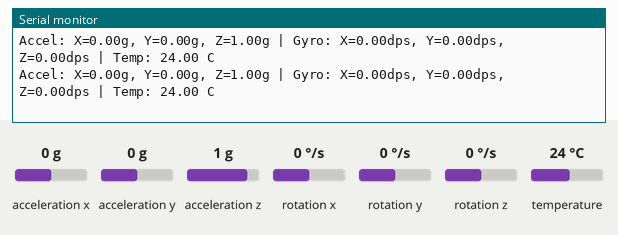
Recording of a sketch running on a simulated Arduino Uno, built with avr-gcc and run on an emulated ATmega328P. Parts: the last lines printed to the serial monitor. Wiring (inferred from the names in the program): I2C bus: SDA A4; SCL A5; MPU-6050 motion sensor at I2C address 0x68. The test bench sets the inputs (shaded band); at power-on: acceleration z 1 g, acceleration x 0 g, acceleration y 0 g, rotation x 0 °/s, rotation y 0 °/s, rotation z 0 °/s, temperature 24 °C.

Above: at 4.2 s.
4.3 s: acceleration z set to 0.1 g
At 4.42 s:
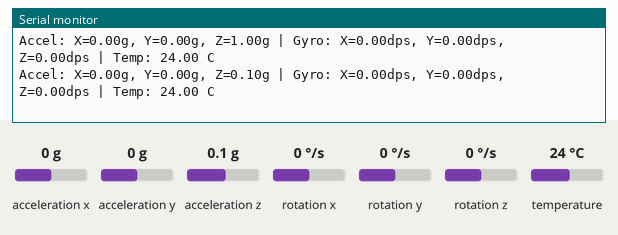
7.3 s: acceleration z set to -0.2 g
At 7.4 s:
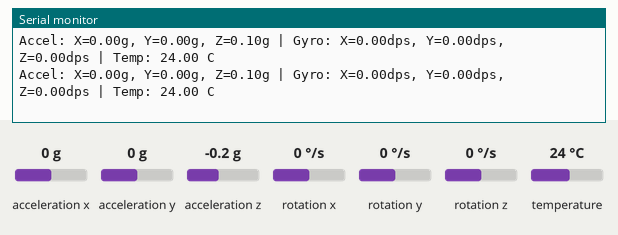
Timing chart, 0 to 10.3 s (numbered marks = the images above; inputs shaded):
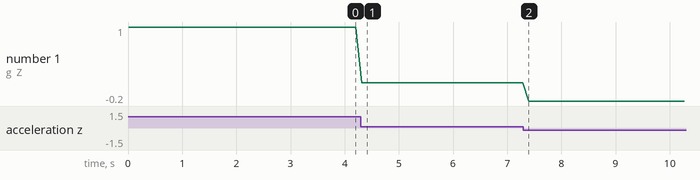

Measured:
- after the input at 4.3 s, the serial monitor: prints a new line at once (image 1)
- plotted number 1: 1 → 0.1 after the input at 4.3 s, 0.1 → -0.2 after the input at 7.3 s

The sketch:

low_level_mpu6050_interfacing.ino
```cpp
/**
 * @file low_level_mpu6050_interfacing.ino
 * @brief Implementing bit-banging I2C driver to interface
 * with MPU6050 sensor without using standard libraries.
 *
 * Low-level I2C protocol, MPU6050 driver functions to read accelerometer and gyroscope data directly from the sensor.
 * @author Karthik M Dani (https://karthikdani.vercel.app)
 * @date August 2, 2025
 */

// -- I2C Bit-Banging Functions ---

/**
 * @defgroup i2c_bit_banging I2C Bit-Banging
 * @brief Low-level functions for manual I2C communication.
 */

/// @ingroup i2c_bit_banging
/// @brief I2C Serial Data (SDA) line.
#define I2C_SDA_PIN A4

/// @ingroup i2c_bit_banging
/// @brief I2C Serial Clock (SCL) line.
#define I2C_SCL_PIN A5

/// @ingroup i2c_bit_banging
/// @brief delay in uSeconds for I2C timing specs.
#define I2C_DELAY_US 5

/**
 * @defgroup mpu6050_driver MPU6050 Driver
 * @brief High-level functions for communicating with the MPU6050 sensor.
 */

/// @ingroup mpu6050_driver
/// @brief The default I2C address of the MPU6050 (when AD0 is grounded).
#define MPU6050_ADDRESS 0x68

/// @ingroup mpu6050_driver
/// @brief The address of the WHO_AM_I register
#define MPU6050_WHO_AM_I_REG 0x75

/// @ingroup mpu6050_driver
/// @brief The address of the Power Management 1 register.
#define MPU6050_PWR_MGMT_1_REG 0x6B

/// @ingroup mpu6050_driver
/// @brief The address of the high byte of the X-axis accelerometer data.
#define MPU6050_ACCEL_XOUT_H_REG 0x3B

/// @ingroup mpu6050_driver
/// @brief The address of the low byte of the X-axis accelerometer data.
#define MPU6050_ACCEL_XOUT_L_REG 0x3C

/// @ingroup mpu6050_driver
/// @brief The address of the high byte of the X-axis gyroscope data.
#define MPU6050_GYRO_XOUT_H_REG 0x43

/// @ingroup mpu6050_driver
/// @brief The address of the low byte of the X-axis gyroscope data.
#define MPU6050_GYRO_XOUT_L_REG 0x44

/// @ingroup mpu6050_driver
/// @brief The address of the high byte of the temperature data.
#define MPU6050_TEMP_OUT_H_REG 0x41

/**
 * @ingroup mpu6050_driver
 * @struct accel_data_t
 * @brief struct to hold raw 16-bit accelerometer data.
 */
typedef struct {
  int16_t x; ///< Raw X-axis accelerometer value.
  int16_t y; ///< Raw Y-axis accelerometer value.
  int16_t z; ///< Raw Z-axis accelerometer value.
} accel_data_t;

/**
 * @ingroup mpu6050_driver
 * @struct gyro_data_t
 * @brief struct to hold the raw 16-bit gyroscope data.
 */
typedef struct {
  int16_t x; ///< Raw X-axis gyroscope value.
  int16_t y; ///< Raw Y-axis gyroscope value.
  int16_t z; ///< Raw Z-axis gyroscope value.
} gyro_data_t;

/**
 * @ingroup mpu6050_driver
 * @struct accel_float_data_t
 * @brief struct to hold the converted float accelerometer data in g's.
 */
typedef struct {
  float x; ///< X-axis acceleration in g's.
  float y; ///< Y-axis acceleration in g's.
  float z; ///< Z-axis acceleration in g's.
} accel_float_data_t;

/**
 * @ingroup mpu6050_driver
 * @struct gyro_float_data_t
 * @brief struct to hold converted float gyroscope data (in degrees per second).
 */
typedef struct {
  float x; ///< X-axis angular velocity in degrees per second.
  float y; ///< Y-axis angular velocity in degrees per second.
  float z; ///< Z-axis angular velocity in degrees per second.
} gyro_float_data_t;

/**
 * @ingroup mpu6050_driver
 * @struct temp_float_data_t
 * @brief struct to hold the converted float temperature data (in Celsius).
 */
typedef struct {
  float c; ///< Temperature in degrees Celsius.
} temp_float_data_t;

/**
 * @ingroup i2c_bit_banging
 * @brief Sets the SDA line high by configuring the pin as an input with the internal pull-up disabled.
 *
 * I2C requires the bus lines to be open-drain, so setting a pin as an input
 * "releases" it, allowing an external pull-up resistor to pull it high.
 */
void i2c_sda_high() {
  pinMode(I2C_SDA_PIN, INPUT);
}

/**
 * @ingroup i2c_bit_banging
 * @brief Sets the SDA line low.
 *
 * This is achieved by setting the pin as an output and driving it low.
 */
void i2c_sda_low() {
  pinMode(I2C_SDA_PIN, OUTPUT);
  digitalWrite(I2C_SDA_PIN, LOW);
}

/**
 * @ingroup i2c_bit_banging
 * @brief Sets the SCL line high.
 *
 * This is achieved by setting the pin as an input to release it.
 */
void i2c_scl_high() {
  pinMode(I2C_SCL_PIN, INPUT);
}

/**
 * @ingroup i2c_bit_banging
 * @brief Sets the SCL line low.
 *
 * This is achieved by setting the pin as an output and driving it low.
 */
void i2c_scl_low() {
  pinMode(I2C_SCL_PIN, OUTPUT);
  digitalWrite(I2C_SCL_PIN, LOW);
}

/**
 * @ingroup i2c_bit_banging
 * @brief Reads the current state of the SDA pin.
 *
 * @return `true` if the pin is high, `false` if it is low.
 */
bool i2c_read_sda() {
  pinMode(I2C_SDA_PIN, INPUT);
  return digitalRead(I2C_SDA_PIN);
}

/**
 * @ingroup i2c_bit_banging
 * @brief Generates the I2C START condition.
 *
 * An I2C START condition is a high-to-low transition on the SDA line
 * while the SCL line is high.
 */
void i2c_start() {
  i2c_sda_high();
  i2c_scl_high();
  delayMicroseconds(I2C_DELAY_US);
  i2c_sda_low();
  delayMicroseconds(I2C_DELAY_US);
  i2c_scl_low();
  delayMicroseconds(I2C_DELAY_US);
}

/**
 * @ingroup i2c_bit_banging
 * @brief Generates the I2C STOP condition.
 *
 * An I2C STOP condition is a low-to-high transition on the SDA line
 * while the SCL line is high.
 */
void i2c_stop() {
  i2c_sda_low();
  i2c_scl_high();
  delayMicroseconds(I2C_DELAY_US);
  i2c_sda_high();
  delayMicroseconds(I2C_DELAY_US);
}

/**
 * @ingroup i2c_bit_banging
 * @brief Writes a single byte over the I2C bus.
 *
 * This function sends a single byte of data, most significant bit (MSB) first,
 * and then waits for an acknowledgment (ACK) from the slave device.
 *
 * @param data The byte to write.
 * @return `true` if an ACK is received (SDA is pulled low by the slave),
 * `false` otherwise (NACK).
 */
bool i2c_write_byte(uint8_t data) {
  // Loop through each of the 8 bits, MSB first.
  for (int i = 7; i >= 0; i--) {
    // Set the SDA line based on the current bit.
    if ((data >> i) & 0x01) {
      i2c_sda_high();
    } else {
      i2c_sda_low();
    }
    delayMicroseconds(I2C_DELAY_US);

    // Clock the bit out by pulsing SCL high.
    i2c_scl_high();
    delayMicroseconds(I2C_DELAY_US);
    i2c_scl_low();
    delayMicroseconds(I2C_DELAY_US);
  }

  // The 9th clock pulse is for the ACK/NACK.
  // The slave will pull SDA low for an ACK.
  i2c_sda_high(); // Release the SDA line.
  delayMicroseconds(I2C_DELAY_US);
  i2c_scl_high();
  delayMicroseconds(I2C_DELAY_US);
  bool ack = !i2c_read_sda(); // Read the ACK bit.
  i2c_scl_low();
  delayMicroseconds(I2C_DELAY_US);
  i2c_sda_low(); // Restore SDA to low for the next operation.

  return ack;
}

/**
 * @ingroup i2c_bit_banging
 * @brief Reads a single byte from the I2C bus.
 *
 * This function reads a byte from the slave device and then sends an
 * acknowledgment (ACK) or non-acknowledgment (NACK) based on the `ack`
 * parameter.
 *
 * @param ack A boolean flag to determine whether to send an ACK (`true`)
 * or a NACK (`false`) after reading the byte.
 * @return The 8-bit data byte read from the bus.
 */
uint8_t i2c_read_byte(bool ack) {
  uint8_t data = 0;
  i2c_sda_high(); // Release the SDA line to allow the slave to drive it.

  // Read 8 bits.
  for (int i = 7; i >= 0; i--) {
    i2c_scl_high();
    delayMicroseconds(I2C_DELAY_US);
    if (i2c_read_sda()) {
      data |= (1 << i);
    }
    i2c_scl_low();
    delayMicroseconds(I2C_DELAY_US);
  }

  // Send ACK or NACK.
  if (ack) {
    i2c_sda_low(); // Pull SDA low for an ACK.
  } else {
    i2c_sda_high(); // Keep SDA high for a NACK.
  }
  delayMicroseconds(I2C_DELAY_US);
  i2c_scl_high();
  delayMicroseconds(I2C_DELAY_US);
  i2c_scl_low();
  delayMicroseconds(I2C_DELAY_US);
  i2c_sda_low(); // Restore SDA low for the next operation.

  return data;
}

/**
 * @ingroup mpu6050_driver
 * @brief Writes a single byte to a specified register on the MPU6050.
 *
 * This function performs a standard I2C write transaction:
 * START -> (slave address + WRITE) -> (register address) -> (data) -> STOP.
 *
 * @param reg The register address to write to.
 * @param value The 8-bit value to write to the register.
 */
void mpu6050_write_register(uint8_t reg, uint8_t value) {
  i2c_start();
  i2c_write_byte(MPU6050_ADDRESS << 1 | 0x00); // Write address (0)
  i2c_write_byte(reg);                       // Register address
  i2c_write_byte(value);                     // Data to write
  i2c_stop();
}

/**
 * @ingroup mpu6050_driver
 * @brief Reads a single byte from a specified register on the MPU6050.
 *
 * This function performs a standard I2C read transaction:
 * 1. Write: START -> (slave address + WRITE) -> (register address) -> STOP
 * 2. Read: START -> (slave address + READ) -> (read data) -> NACK -> STOP
 *
 * @param reg The register address to read from.
 * @return The 8-bit value read from the register.
 */
uint8_t mpu6050_read_register(uint8_t reg) {
  uint8_t data;
  i2c_start();
  i2c_write_byte(MPU6050_ADDRESS << 1 | 0x00); // Write address (0)
  i2c_write_byte(reg);                       // Register address
  i2c_stop();

  i2c_start();
  i2c_write_byte(MPU6050_ADDRESS << 1 | 0x01); // Read address (1)
  data = i2c_read_byte(false);               // Read the byte and send NACK
  i2c_stop();

  return data;
}

/**
 * @ingroup mpu6050_driver
 * @brief Reads multiple consecutive bytes from the MPU6050, starting from a given register.
 *
 * @param reg The starting register address to read from.
 * @param buffer A pointer to a buffer where the read data will be stored.
 * @param count The number of bytes to read.
 */
void mpu6050_read_bytes(uint8_t reg, uint8_t* buffer, uint8_t count) {
  i2c_start();
  i2c_write_byte(MPU6050_ADDRESS << 1 | 0x00); // Write address (0)
  i2c_write_byte(reg);                       // Starting register address
  i2c_stop();

  i2c_start();
  i2c_write_byte(MPU6050_ADDRESS << 1 | 0x01); // Read address (1)
  for (int i = 0; i < count; i++) {
    buffer[i] = i2c_read_byte(i < count - 1); // ACK for all but the last byte
  }
  i2c_stop();
}

/**
 * @ingroup mpu6050_driver
 * @brief Reads and combines the raw 16-bit accelerometer data into a struct.
 *
 * @param accel A pointer to an `accel_data_t` struct to store the raw data.
 */
void mpu6050_read_accel_data(accel_data_t* accel) {
  uint8_t buffer[6];
  mpu6050_read_bytes(MPU6050_ACCEL_XOUT_H_REG, buffer, 6);

  accel->x = (int16_t)(buffer[0] << 8 | buffer[1]);
  accel->y = (int16_t)(buffer[2] << 8 | buffer[3]);
  accel->z = (int16_t)(buffer[4] << 8 | buffer[5]);
}

/**
 * @ingroup mpu6050_driver
 * @brief Reads and combines the raw 16-bit gyroscope data into a struct.
 *
 * @param gyro A pointer to a `gyro_data_t` struct to store the raw data.
 */
void mpu6050_read_gyro_data(gyro_data_t* gyro) {
  uint8_t buffer[6];
  mpu6050_read_bytes(MPU6050_GYRO_XOUT_H_REG, buffer, 6);

  gyro->x = (int16_t)(buffer[0] << 8 | buffer[1]);
  gyro->y = (int16_t)(buffer[2] << 8 | buffer[3]);
  gyro->z = (int16_t)(buffer[4] << 8 | buffer[5]);
}

/**
 * @ingroup mpu6050_driver
 * @brief Reads raw accelerometer data and converts it to G's.
 *
 * The conversion assumes the sensor is configured for a +/-2g range.
 *
 * @param accel_g A pointer to an `accel_float_data_t` struct to store the converted data.
 */
void mpu6050_read_accel_g(accel_float_data_t* accel_g) {
  accel_data_t raw_accel;
  mpu6050_read_accel_data(&raw_accel);

  // The MPU6050 is configured for +/-2g range, with a resolution of 16 bits.
  // The conversion factor is 2.0g / 32768.0 LSB.
  const float scale_factor = 2.0 / 32768.0;

  accel_g->x = (float)raw_accel.x * scale_factor;
  accel_g->y = (float)raw_accel.y * scale_factor;
  accel_g->z = (float)raw_accel.z * scale_factor;
}

/**
 * @ingroup mpu6050_driver
 * @brief Reads raw gyroscope data and converts it to degrees per second.
 *
 * The conversion assumes the sensor is configured for a +/-250 dps range.
 *
 * @param gyro_dps A pointer to a `gyro_float_data_t` struct to store the converted data.
 */
void mpu6050_read_gyro_dps(gyro_float_data_t* gyro_dps) {
  gyro_data_t raw_gyro;
  mpu6050_read_gyro_data(&raw_gyro);

  // The MPU6050 is configured for +/-250 dps range, with a resolution of 16 bits.
  // The conversion factor is 250.0 dps / 32768.0 LSB.
  const float scale_factor = 250.0 / 32768.0;

  gyro_dps->x = (float)raw_gyro.x * scale_factor;
  gyro_dps->y = (float)raw_gyro.y * scale_factor;
  gyro_dps->z = (float)raw_gyro.z * scale_factor;
}

/**
 * @ingroup mpu6050_driver
 * @brief Reads temperature data and converts it to Celsius.
 *
 * The conversion uses the formula provided in the MPU6050 datasheet.
 *
 * @param temp_c A pointer to a `temp_float_data_t` struct to store the converted data.
 */
void mpu6050_read_temp_celsius(temp_float_data_t* temp_c) {
  uint8_t buffer[2];
  mpu6050_read_bytes(MPU6050_TEMP_OUT_H_REG, buffer, 2);

  int16_t raw_temp = (int16_t)(buffer[0] << 8 | buffer[1]);

  // The conversion formula for MPU6050 temperature is from the datasheet:
  // Temperature in C = ((raw_temp) / 340.0) + 36.53
  temp_c->c = ((float)raw_temp / 340.0) + 36.53;
}

// --- Part 3: Main Sketch ---

/**
 * @defgroup main_sketch Main Sketch
 * @brief The setup and loop functions for the Arduino program.
 */

/**
 * @ingroup main_sketch
 * @brief The setup function, called once at the start of the program.
 *
 * It initializes the serial monitor, sets up the I2C pins, and
 * verifies communication with the MPU6050 sensor by checking its
 * WHO_AM_I register.
 */
void setup() {
  Serial.begin(115200);
  while (!Serial); // Wait for the Serial port to connect.

  // Set the SCL and SDA pins as outputs initially, and then let the
  // I2C functions manage them.
  pinMode(I2C_SDA_PIN, OUTPUT);
  pinMode(I2C_SCL_PIN, OUTPUT);

  // Initialize the MPU6050.
  // The sensor starts in sleep mode, so we need to wake it up.
  // We'll write a 0 to the PWR_MGMT_1 register to wake it up.
  mpu6050_write_register(MPU6050_PWR_MGMT_1_REG, 0);

  // Verify the MPU6050 is connected by reading the WHO_AM_I register.
  // It should return 0x68.
  uint8_t who_am_i = mpu6050_read_register(MPU6050_WHO_AM_I_REG);
  if (who_am_i != MPU6050_ADDRESS) {
    Serial.print("MPU6050 not found! WHO_AM_I returned: 0x");
    Serial.println(who_am_i, HEX);
    while (1); // Halt the program if the sensor is not found.
  } else {
    Serial.println("MPU6050 found and initialized successfully.");
  }
}

/**
 * @ingroup main_sketch
 * @brief The main loop, which runs repeatedly after setup.
 *
 * It continuously reads accelerometer, gyroscope, and temperature data from the
 * MPU6050, converts it to engineering units (g's, dps, and Celsius),
 * and prints the results to the serial monitor every 100 milliseconds.
 */
void loop() {
  accel_float_data_t accel_g;
  gyro_float_data_t gyro_dps;
  temp_float_data_t temp_c;

  // Read the latest sensor data and convert to float.
  mpu6050_read_accel_g(&accel_g);
  mpu6050_read_gyro_dps(&gyro_dps);
  mpu6050_read_temp_celsius(&temp_c);

  // converted sensor data
  Serial.print("Accel: ");
  Serial.print("X=");
  Serial.print(accel_g.x);
  Serial.print("g, Y=");
  Serial.print(accel_g.y);
  Serial.print("g, Z=");
  Serial.print(accel_g.z);
  Serial.print("g");

  Serial.print(" | Gyro: ");
  Serial.print("X=");
  Serial.print(gyro_dps.x);
  Serial.print("dps, Y=");
  Serial.print(gyro_dps.y);
  Serial.print("dps, Z=");
  Serial.print(gyro_dps.z);
  Serial.print("dps");

  Serial.print(" | Temp: ");
  Serial.print(temp_c.c);
  Serial.println(" C");

  delay(100);
}
```
